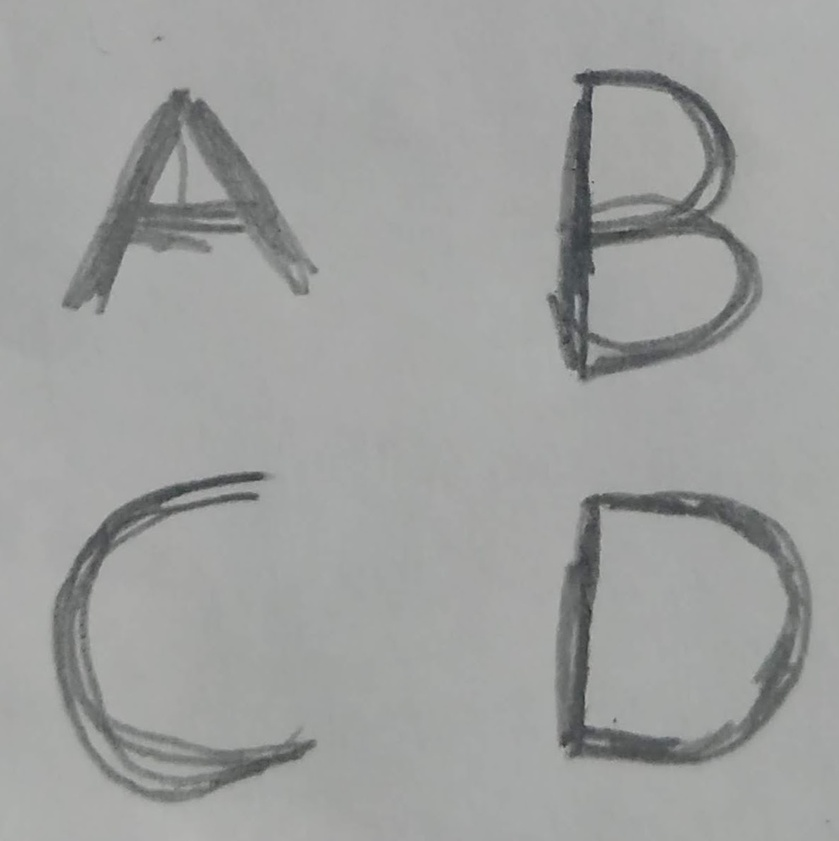
#> input picture IMG_20220514_183620.jpg, 839 x 841 px, shrunk from 1190 x 1192 before the run, given in place of the camera
$ jupyter execute Exercicios4.ipynb   (text cells are left out)
#> lines starting #> are read from the running program, lines starting #| are printed output that depends on the picture
[cell 1]
# import a biblioteca de gráficos
import matplotlib.pyplot as plt
# import a biblioteca do opencv
import cv2
# import a biblioteca para manipular matrizes
import numpy as np

#set das informações de plot
#qtd de bins
bins = 32
#largura da linha
lw = 3
#transparência
alpha = 0.5
# inica a captura da câmera
vid = cv2.VideoCapture(0)
# instância 3 subplots, um para cada canal
fig, ax = plt.subplots(3, 1, figsize=(4, 5))
ax1, ax2, ax3 = ax

#inicia os gráficos em três tracks diferentes red, green e blue
(lineR,) = ax1.plot(
    np.arange(bins),
    np.zeros((bins,)),
    c="r",
    lw=lw,
    alpha=alpha,
)
(lineG,) = ax2.plot(
    np.arange(bins),
    np.zeros((bins,)),
    c="g",
    lw=lw,
    alpha=alpha,
)
(lineB,) = ax3.plot(
    np.arange(bins),
    np.zeros((bins,)),
    c="b",
    lw=lw,
    alpha=alpha,
)
# inicializasse os limites x e y do plot respectivamente
ax1.set_xlim(0, bins - 1)
ax2.set_xlim(0, bins - 1)
ax3.set_xlim(0, bins - 1)
ax1.set_ylim(0, 1)
ax2.set_ylim(0, 1)
ax3.set_ylim(0, 1)
# inicia o plot
plt.ion()
plt.show()
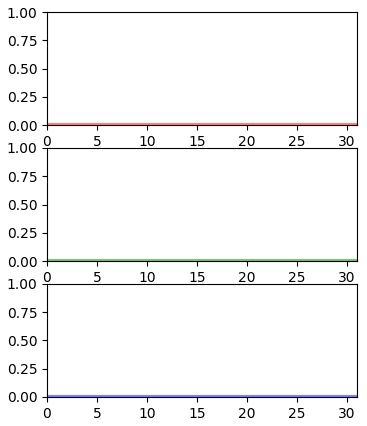
#> figure drawn by matplotlib, 3 panels

while True:
    #lê as informações da câmera
    ret, frame = vid.read()
#> frame is the input picture: shape (841, 839, 3); mean B, G, R 158.6, 159.8, 158.6
    # conta o número máximo de pixels
    numPixels = np.prod(frame.shape[:2])
#> numPixels = 705599
    # dividi a imagem em três canais
    (b, g, r) = cv2.split(frame)
    # aplica a equealização de histograma nos três canais r, g, b
    r = cv2.equalizeHist(r)
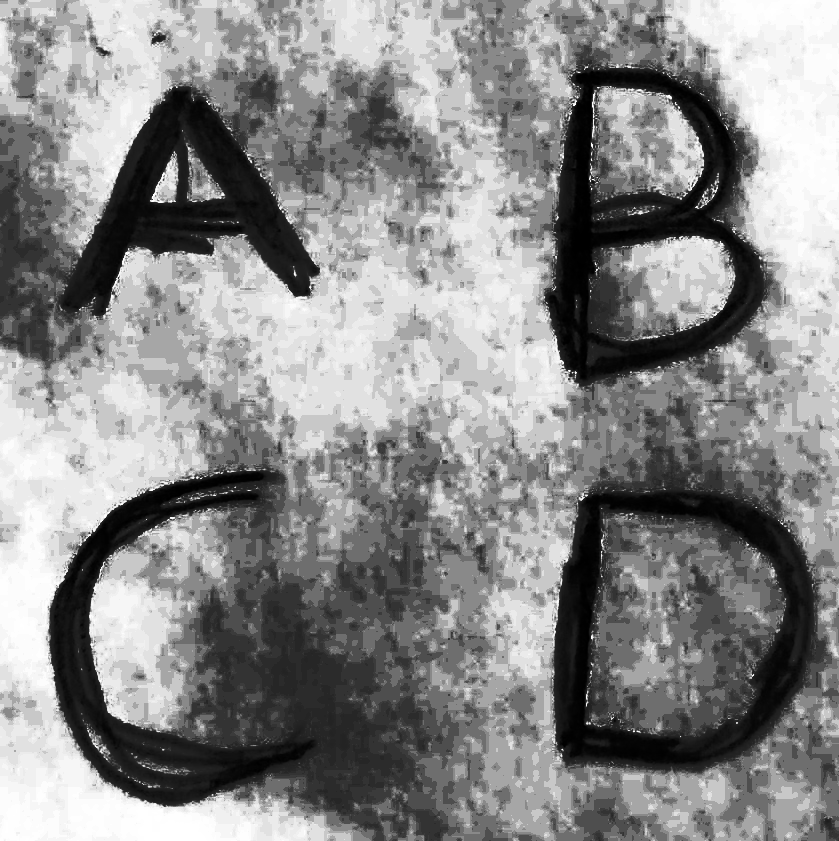
#> r: shape (841, 839); min 0, max 255, mean 137.5
    g = cv2.equalizeHist(g)
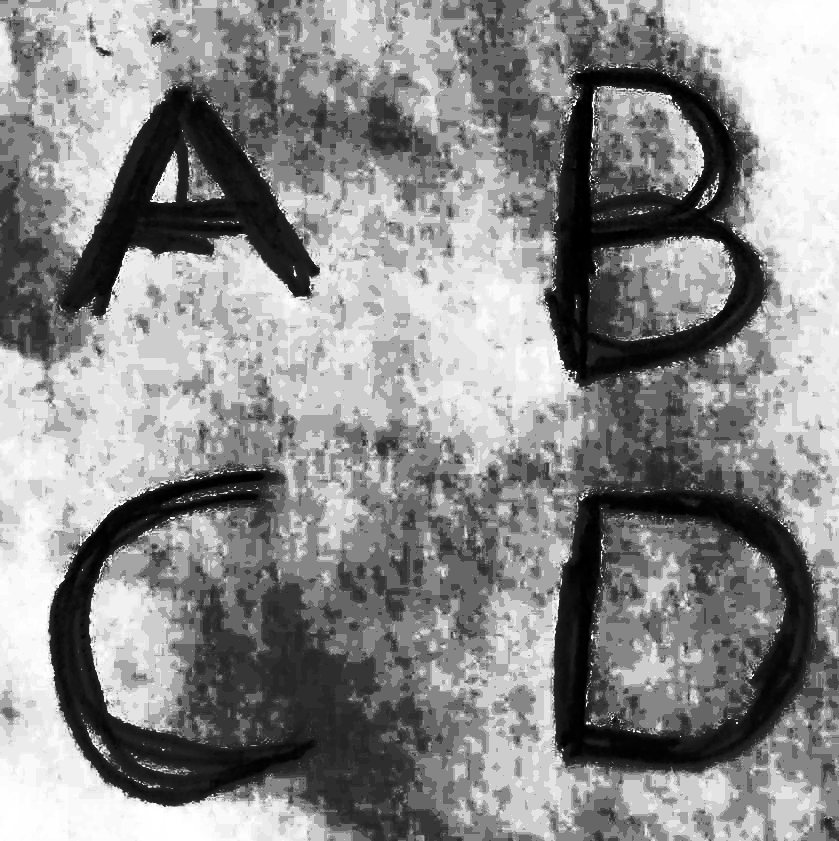
#> g: shape (841, 839); min 0, max 255, mean 138.7
    b = cv2.equalizeHist(b)
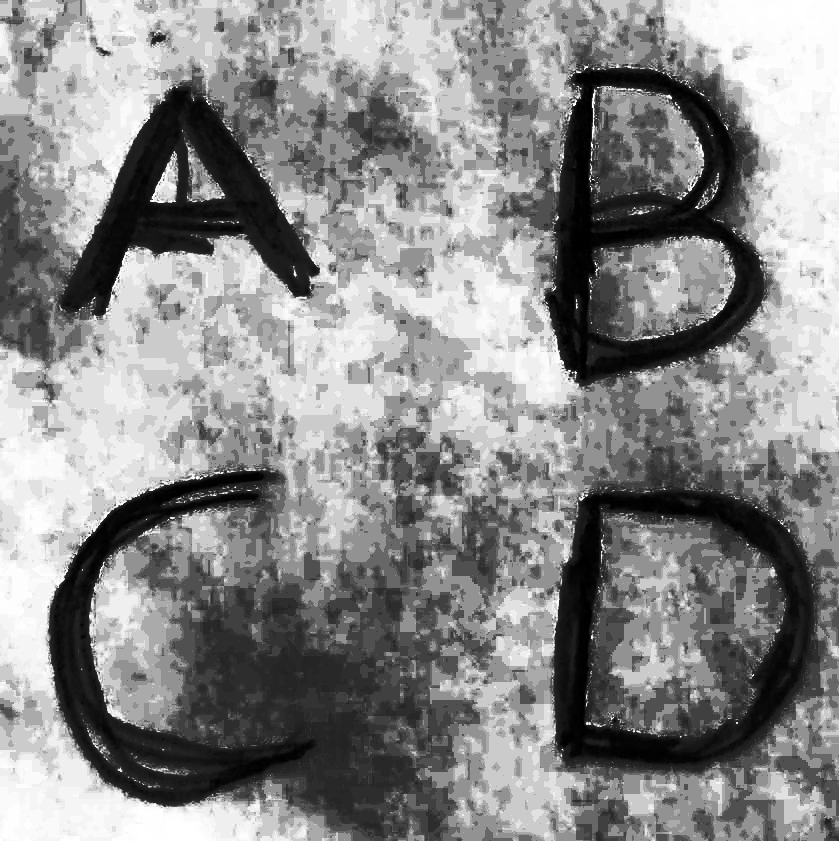
#> b: shape (841, 839); min 0, max 255, mean 137.9
    # calcula os valores do histograma normalizados entre 0 e 1 pela soma de pixels
    histogramR = cv2.calcHist([r], [0], None, [bins], [0, 256]) / numPixels
#> histogramR = 32 values, max 0.133 at index 25, min 0 at index 8, mean 0.0312
    histogramG = cv2.calcHist([g], [0], None, [bins], [0, 256]) / numPixels
#> histogramG = 32 values, max 0.155 at index 25, min 0 at index 7, mean 0.0312
    histogramB = cv2.calcHist([b], [0], None, [bins], [0, 256]) / numPixels
#> histogramB = 32 values, max 0.168 at index 18, min 0 at index 7, mean 0.0312

    # atualiza os valores no plot normalizados entre 0 e 1 pela soma de pixels
    lineR.set_ydata(histogramR)
    lineG.set_ydata(histogramG)
    lineB.set_ydata(histogramB)

    # atualiza a figura exibida pelo matplotlib
    fig.canvas.draw()
    fig.canvas.flush_events()
    bgr = cv2.merge([b, g, r])
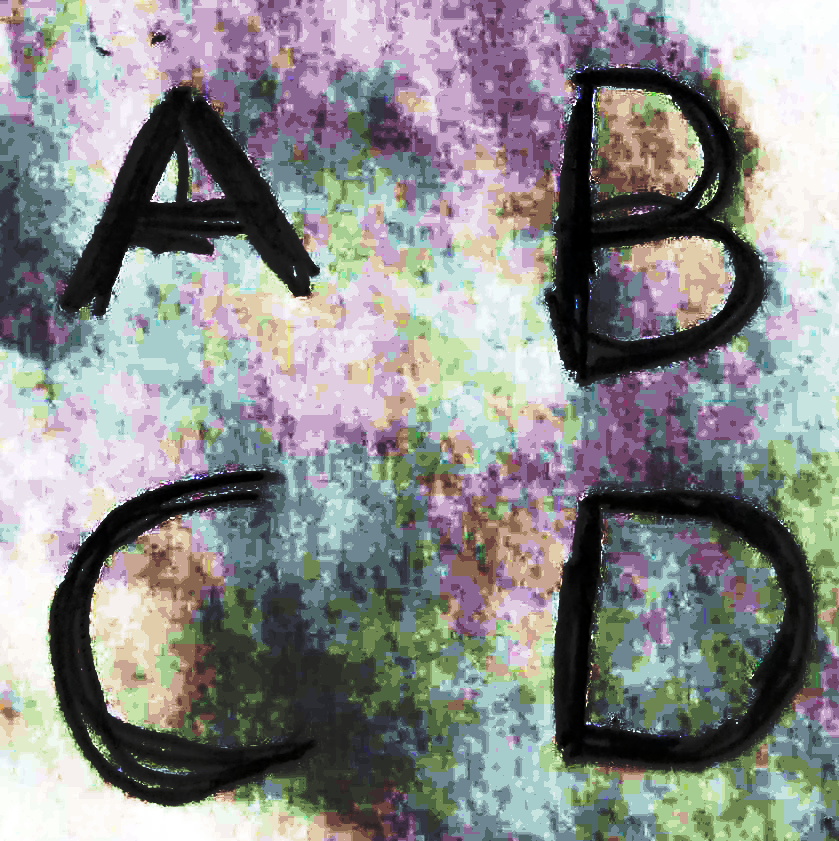
#> bgr: shape (841, 839, 3); mean B, G, R 137.9, 138.7, 137.5
    # exibe duas imagens, a imagem inicial e a imagem com a equalização nos três
    #canais
    cv2.imshow("equalized", bgr)
    cv2.imshow("real", frame)

    # pressione e para sair
    if cv2.waitKey(1) & 0xFF == ord("e"):
#> (key e is pressed here)
        break

vid.release()

cv2.destroyAllWindows()

[cell 2]
import matplotlib.pyplot as plt
import cv2
import numpy as np

#abrimos a captura de vídeo
vid = cv2.VideoCapture(0)
bins = 32
ret, frame = vid.read()

numPixels = np.prod(frame.shape[:2])
(b, g, r) = cv2.split(frame)

#fazemos uma captura pontual para dar os valores ininiais do histograma
histogramR = cv2.calcHist([r], [0], None, [bins], [0, 256])
#> histogramR = 32 values, max 448491 at index 20, min 0 at index 0, mean 22050
histogramG = cv2.calcHist([r], [0], None, [bins], [0, 256])
#> histogramG has the same summary as histogramR
histogramB = cv2.calcHist([r], [0], None, [bins], [0, 256])
#> histogramB has the same summary as histogramR
while True:
#fazemos um loop para capturar o vídeo continuamente
    ret, frame = vid.read()

    numPixels = np.prod(frame.shape[:2])
    (b, g, r) = cv2.split(frame)
# salvamos o valor antigo do histograma
    old_red = histogramR
#> old_red has the same summary as histogramR
    old_green = histogramG
#> old_green has the same summary as histogramR
    old_blue = histogramB
#> old_blue has the same summary as histogramR
#atualizamos o histograma
    histogramR = cv2.calcHist([r], [0], None, [bins], [0, 256]) / numPixels
#> histogramR = 32 values, max 0.636 at index 20, min 0 at index 0, mean 0.0312
    histogramG = cv2.calcHist([g], [0], None, [bins], [0, 256]) / numPixels
#> histogramG = 32 values, max 0.51 at index 20, min 0 at index 0, mean 0.0312
    histogramB = cv2.calcHist([b], [0], None, [bins], [0, 256]) / numPixels
#> histogramB = 32 values, max 0.639 at index 20, min 0 at index 0, mean 0.0312
#exibimos a imagem
    cv2.imshow("real", frame)
# criamos um valor com o modulo da diferença entre os histogramas
    dr = abs(histogramR - old_red)
#> dr = 32 values, max 448490.4 at index 20, min 0 at index 0, mean 22049.9
    dg = abs(histogramG - old_green)
#> dg = 32 values, max 448490.5 at index 20, min 0 at index 0, mean 22049.9
    db = abs(histogramB - old_blue)
#> db has the same summary as dr
# calculamos a diferença média dos três canais
    dif = sum([sum(dr), sum(dg), sum(dg)]) / 3
#> dif = [705598]
# verificamos se a diferença ultrapassa 2% se sim, disparamos o "Danger Danger!"
    if dif > 0.02:
        print("Danger Danger!", dif)
#| Danger Danger! [705598.]
# pressione e para sair
    if cv2.waitKey(1) & 0xFF == ord("e"):
#> (key e is pressed here)
        break

vid.release()

cv2.destroyAllWindows()
